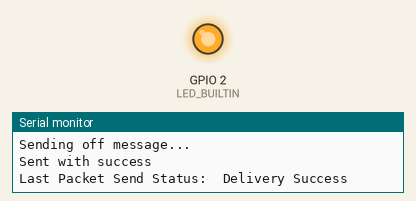
A sketch run on a simulated ESP32. Parts: output pins drawn as LEDs (lit = HIGH), the last lines printed to the serial monitor.

Above: at 1.0 s.
At 3.0 s:
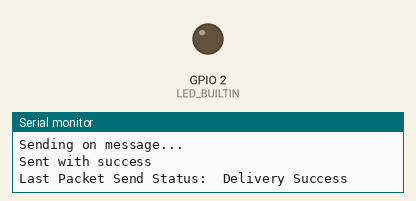
Timing chart, 0 to 5.2 s (numbered marks = the images above):
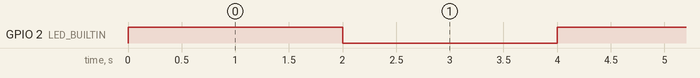

Measured:
- by itself, GPIO 2 (LED_BUILTIN): alternates HIGH for 2.0 s and LOW for 2.0 s

The sketch:

ESP-NOW_Sender.ino
```cpp
#include <esp_now.h>
#include<WiFi.h>

// NOTE: MAC addresses:
//    1: 94:B5:55:2D:35:BC (This, sender)
//    2: 94:B5:55:26:44:B8 (Other, receiver)

// MAC Address of the ESP32 to send message to
uint8_t broadcastAddress[] = {0x94, 0xB5, 0x55, 0x26, 0x44, 0xB8}; // ESP32 2

esp_now_peer_info_t peerInfo;

// Structure to send data
typedef struct struct_message {
    String a;
    bool b;
} struct_message;

struct_message LED_Off_Sig;
struct_message LED_On_Sig;

// callback for when data is sent
void OnDataSent(const uint8_t *mac_addr, esp_now_send_status_t status) {
  Serial.print("\r\nLast Packet Send Status:\t");
  Serial.println(status == ESP_NOW_SEND_SUCCESS ? "Delivery Success" : "Delivery Fail");
}

void setup() {
  Serial.begin(115200);

  // Set device as a Wi-Fi Station
  WiFi.mode(WIFI_STA);

  pinMode(LED_BUILTIN, OUTPUT);

  // Init ESP-NOW
  if (esp_now_init() != ESP_OK) {
    Serial.println("Error initializing ESP-NOW");
    return;
  }

  LED_Off_Sig.a = "LED Off signal";
  LED_Off_Sig.b = false;

  LED_On_Sig.a = "LED On signal";
  LED_On_Sig.b = true;

  // Register the send callback
  esp_now_register_send_cb(OnDataSent);

  // Register a peer
  memcpy(peerInfo.peer_addr, broadcastAddress, 6);
  peerInfo.channel = 0;
  peerInfo.encrypt = false;  // NOTE: ESP-NOW messages can be encrypted

  // Add the peer
  if (esp_now_add_peer(&peerInfo) != ESP_OK) {
    Serial.println("Failed to add peer");
    return;
  }
}

void loop() {
  Serial.println("Sending off message...");
  esp_err_t result = esp_now_send(broadcastAddress, (uint8_t *) &LED_Off_Sig, sizeof(LED_Off_Sig));
  digitalWrite(LED_BUILTIN, HIGH);
  reportError(result);
  delay(2000);
  Serial.println("Sending on message...");
  result = esp_now_send(broadcastAddress, (uint8_t *) &LED_On_Sig, sizeof(LED_On_Sig));
  digitalWrite(LED_BUILTIN, LOW);
  reportError(result);
  delay(2000);

}

void reportError(esp_err_t result){
  if (result == ESP_OK) {
    Serial.println("Sent with success");
  }
  else {
    Serial.println("Error sending the data");
  }
}
```
